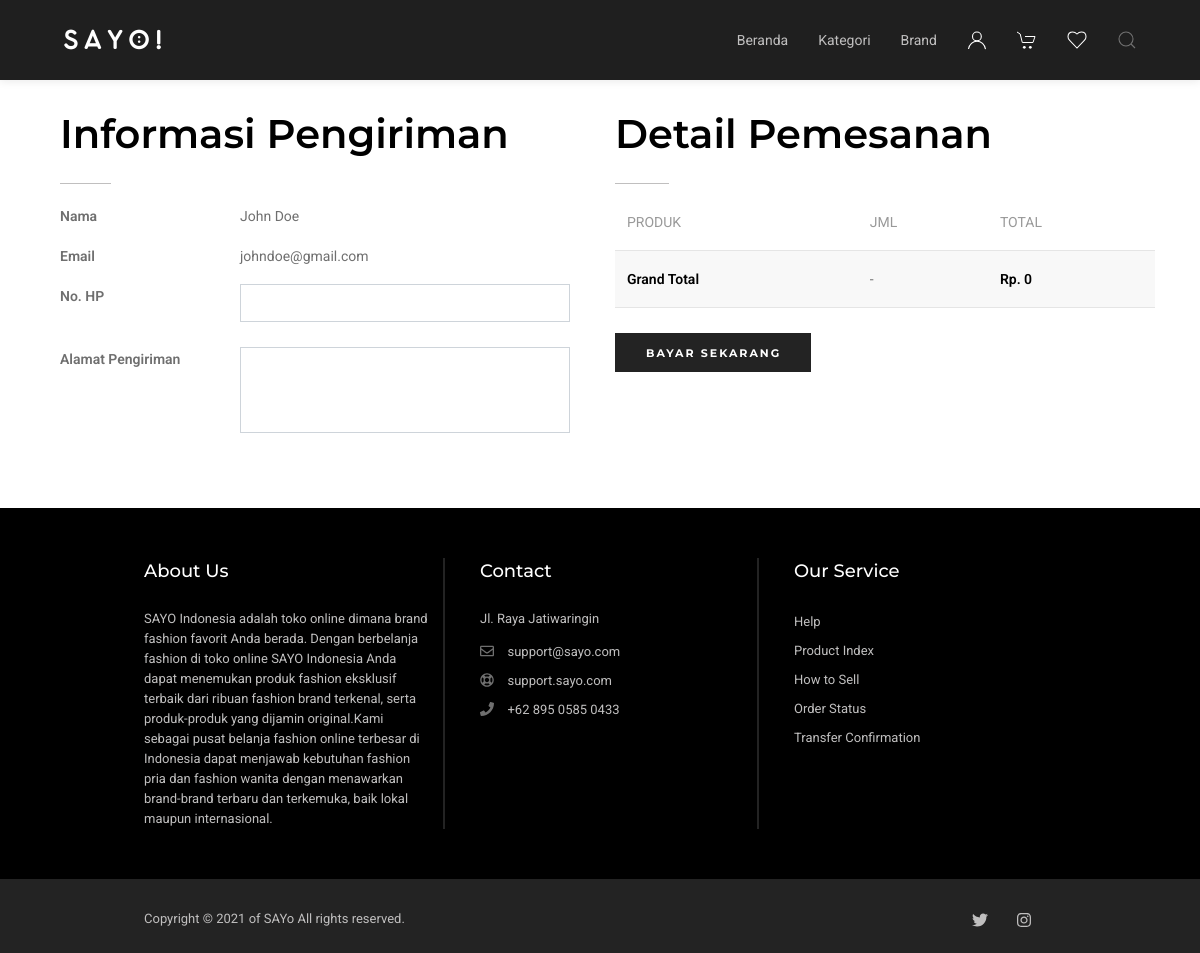
Screenshot of /checkout.php (signed in) with the database file from the repository.
### tables this page shows
CREATE TABLE `user` (
  `id_user` int(20) NOT NULL,
  `username` varchar(20) NOT NULL,
  `password` varchar(20) NOT NULL,
  `email` varchar(50) NOT NULL,
  `fname` varchar(50) NOT NULL,
  `lname` varchar(50) NOT NULL
);

### checkout.php (the view, shortened to what this page needs)
<!DOCTYPE html>
<html lang="en" class="no-js">
<head>
	<link rel="stylesheet" href="css/uikit.min.css" />
	<link rel="stylesheet" href="css/bootstrap.min.css" />
	<link rel="stylesheet" href="css/font-awesome.min.css">
	<link rel="stylesheet" href="css/style.css" />
	<link rel="stylesheet" href="css/responsive.css">
</head>
<?php
	include('koneksi.php');
	$id_user = $_SESSION['id_user'];
	$user = mysqli_query($conn, "select * from user where id_user='$id_user'");
	$ru = mysqli_fetch_array($user);
?>
	<body>
		<?php include('layouts/header.php'); ?>
		<div class="padding-top-30px padding-bottom-50px">
			<div class="container">
				<div class="row">
					<div class="col-md-6 col-sm-12 col-xs-12 center-col text-left margin-auto margin-bottom-30px">
						<div class="container contact-wrapper">
							<h5 class="text-black text-weight-600 sm-text-center">Informasi Pengiriman</h5>
							<div class="separator width-10 bottom-border border-1px border-color-gray-light margin-top-10px sm-margin-left-right-auto"></div>
							<form class="margin-top-20px contact-form" method="post" action="">
								<div class="controls">
									<div class="row">
										<div class="col-md-4 col-sm-4 col-xs-4">
											<div class="form-group">
												<b>Nama</b>
											</div>
										</div>
										<div class="col-md-8">
											<div class="form-group">
												<?php echo $ru['fname'].' '.$ru['lname']; ?>
											</div>
										</div>
									</div>
									<div class="row">
										<div class="col-md-4 col-sm-4 col-xs-4">
											<div class="form-group">
												<b>Email</b>
											</div>
										</div>
										<div class="col-md-8">
											<div class="form-group">
												<?php echo $ru['email']; ?>
											</div>
										</div>
									</div>
									<div class="row">
										<div class="col-md-4 col-sm-4 col-xs-4">
											<div class="form-group">
												<b>No. HP</b>
											</div>
										</div>
										<div class="col-md-8">
											<div class="form-group">
												<input type="text" name="hp" class="form-control" required>
											</div>
										</div>
									</div>
									<div class="row">
										<div class="col-md-4 col-sm-4 col-xs-4">
											<div class="form-group">
												<b>Alamat Pengiriman</b>
											</div>
										</div>
										<div class="col-md-8">
											<div class="form-group">
												<textarea class="form-control" rows="3" name="address" required></textarea>
											</div>
										</div>
									</div>
								</div>
						</div>
					</div>
					<div class="col-md-6 col-sm-12 col-xs-12 center-col text-left margin-auto">
						<h5 class="text-black text-weight-600 sm-text-center">Detail Pemesanan</h5>
						<div class="separator width-10 bottom-border border-1px border-color-gray-light margin-top-10px sm-margin-left-right-auto"></div>
						<div class="margin-top-10px position-relative overflow-hidden width-100 page-title-smaller">
							<table class="uk-table uk-table-striped no-margin-bottom">
								<thead>
									<tr>
										<th>Produk</th>
										<th>Jml</th>
										<th>Total</th>
									</tr>
								</thead>
								<tbody>
								<?php
									$subtotal = 0;
								?>
									<tr>
										<td class="text-weight-600 text-black">Grand Total</td>
										<td>-</td>
										<td class="text-weight-600 text-black">Rp. <?php echo number_format($subtotal); ?></td>
									</tr>
								</tbody>
							</table>
							<div class="margin-top-25px row">
								<div class="col-md-12">
									<input type="submit" class="btn-send btn btn-small btn-gray-extra-dark md-margin-bottom-15px sm-margin-left-right-auto sm-display-table" value="Bayar Sekarang">
								</div>
							</div>
						</div>
					</div>
				</div>
			</div>
		</div>
		<?php include('layouts/footer.php'); ?>
	</body>
</html>

### rows the page displays
user: fname "John", lname "Doe", email "johndoe@gmail.com"

### other values shown
$subtotal "0"
